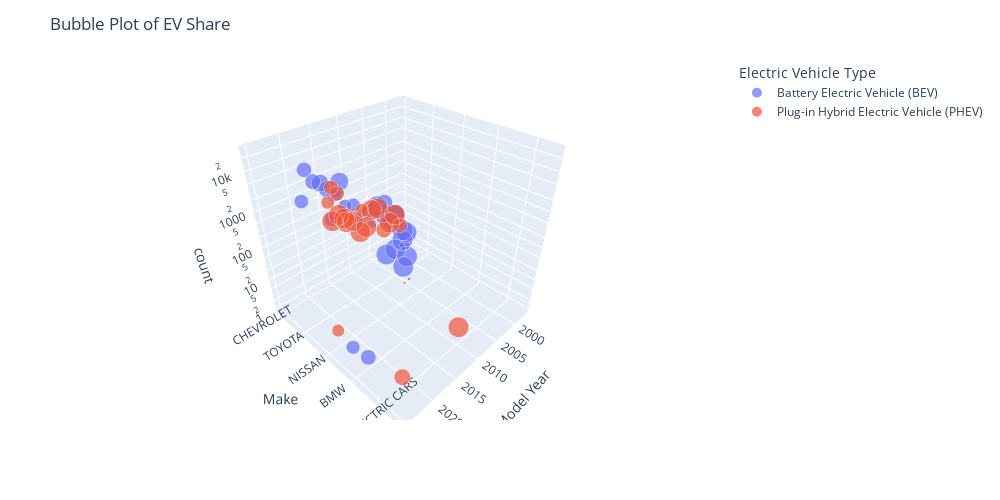

Notebook code cell kept with this figure:
### Markdown cell above
### Share of EV types from different Makers over the years

### Code cell
grouped_df = df[['Model Year', 'Electric Vehicle Type', 'Make']].assign(count = 1).\
    groupby(['Model Year', 'Make', 'Electric Vehicle Type']).count().reset_index()

grouped_df_1 = grouped_df[['Model Year', 'Electric Vehicle Type', 'count']].groupby(['Model Year', 'Electric Vehicle Type']).\
    sum().reset_index().rename(columns={'count': 'total'})

grouped_df_new = pd.merge(grouped_df, grouped_df_1, on=['Model Year', 'Electric Vehicle Type'], how='left')
grouped_df_new['percentage'] = (grouped_df_new['count'] / grouped_df_new['total']) * 100
grouped_df_new.loc[grouped_df_new['percentage'] < 40, 'Make'] = 'Others'

grouped_df_new = grouped_df_new[['Model Year', 'Make', 'Electric Vehicle Type', 'count']].\
    groupby(['Model Year', 'Make', 'Electric Vehicle Type']).sum().reset_index()
grouped_df_new = pd.merge(grouped_df_new, grouped_df_1, on=['Model Year', 'Electric Vehicle Type'], how='left')
grouped_df_new['percentage'] = (grouped_df_new['count'] / grouped_df_new['total']) * 100

fig = px.scatter_3d(grouped_df_new, x='Model Year', y='Make', z='count', size='percentage', color='Electric Vehicle Type')
fig.update_layout(scene_zaxis_type="log", height=500, width=1000, title='Bubble Plot of EV Share')
fig.show()

### Figure 1 — Plotly figure (JSON) as saved in the notebook; plotly's stock layout.template omitted (floating-point values rounded to 4 significant figures)
{"data": [{"hovertemplate": "Electric Vehicle Type=Battery Electric Vehicle (BEV)<br>Model Year=%{x}<br>Make=%{y}<br>count=%{z}<br>percentage=%{marker.size}<extra></extra>", "legendgroup": "Battery Electric Vehicle (BEV)", "marker": {"color": "#636efa", "size": [100, 100, 100, 100, 100, 100, 100, 97.73, 2.266, 74.15, 25.85, 66.68, 33.32, 100, 51.3, 48.7, 57.23, 42.77, 100, 20.36, 79.64, 47.93, 52.07, 31.01, 68.99, 27.46, 72.54, 41.98, 58.02, 45.89, 54.11, 52.27, 47.73, 44.44, 55.56], "sizemode": "area", "sizeref": 0.25, "symbol": "circle"}, "mode": "markers", "name": "Battery Electric Vehicle (BEV)", "scene": "scene", "showlegend": true, "type": "scatter3d", "x": [1997, 1999, 2000, 2002, 2003, 2008, 2010, 2011, 2011, 2012, 2012, 2013, 2013, 2014, 2015, 2015, 2016, 2016, 2017, 2018, 2018, 2019, 2019, 2020, 2020, 2021, 2021, 2022, 2022, 2023, 2023, 2024, 2024, 2025, 2025], "y": ["CHEVROLET", "FORD", "FORD", "TOYOTA", "TOYOTA", "TESLA", "TESLA", "NISSAN", "Others", "NISSAN", "Others", "NISSAN", "Others", "Others", "NISSAN", "Others", "Others", "TESLA", "Others", "Others", "TESLA", "Others", "TESLA", "Others", "TESLA", "Others", "TESLA", "Others", "TESLA", "Others", "TESLA", "Others", "TESLA", "BMW", "HYUNDAI"], "z": [1, 5, 7, 2, 1, 21, 21, 647, 15, 548, 191, 1871, 935, 1746, 1790, 1699, 2166, 1619, 4588, 2051, 8025, 4254, 4621, 3180, 7075, 4227, 11167, 9962, 13768, 23940, 28225, 7209, 6584, 8, 10]}, {"hovertemplate": "Electric Vehicle Type=Plug-in Hybrid Electric Vehicle (PHEV)<br>Model Year=%{x}<br>Make=%{y}<br>count=%{z}<br>percentage=%{marker.size}<extra></extra>", "legendgroup": "Plug-in Hybrid Electric Vehicle (PHEV)", "marker": {"color": "#EF553B", "size": [100, 100, 53.68, 1.637, 44.68, 49.31, 50.69, 100, 100, 41.26, 58.74, 100, 100, 100, 100, 100, 100, 100, 100, 63.33, 36.67], "sizemode": "area", "sizeref": 0.25, "symbol": "circle"}, "mode": "markers", "name": "Plug-in Hybrid Electric Vehicle (PHEV)", "scene": "scene", "showlegend": true, "type": "scatter3d", "x": [2010, 2011, 2012, 2012, 2012, 2013, 2013, 2014, 2015, 2016, 2016, 2017, 2018, 2019, 2020, 2021, 2022, 2023, 2024, 2025, 2025], "y": ["WHEEGO ELECTRIC CARS", "CHEVROLET", "CHEVROLET", "Others", "TOYOTA", "CHEVROLET", "Others", "Others", "Others", "FORD", "Others", "Others", "Others", "Others", "Others", "Others", "Others", "Others", "Others", "LEXUS", "Others"], "z": [3, 68, 459, 14, 382, 784, 806, 1792, 1308, 727, 1035, 4075, 4376, 2031, 1834, 3922, 4426, 7500, 6481, 19, 11]}], "layout": {"height": 500, "legend": {"itemsizing": "constant", "title": {"text": "Electric Vehicle Type"}, "tracegroupgap": 0}, "margin": {"t": 60}, "scene": {"domain": {"x": [0, 1], "y": [0, 1]}, "xaxis": {"title": {"text": "Model Year"}}, "yaxis": {"title": {"text": "Make"}}, "zaxis": {"title": {"text": "count"}, "type": "log"}}, "title": {"text": "Bubble Plot of EV Share"}, "width": 1000}}
